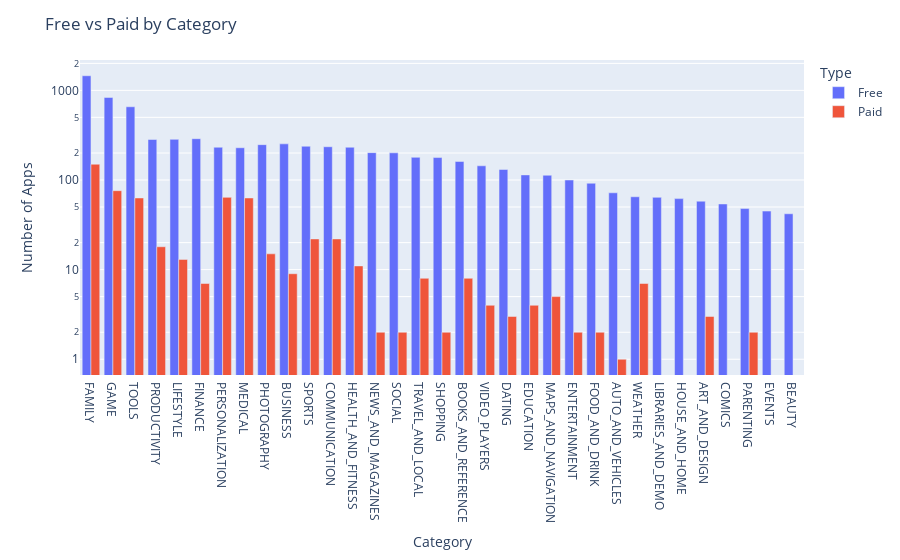

Notebook cell for this chart:
### Markdown cell above
**Challenge**: Use the plotly express bar [chart examples](https://plotly.com/python/bar-charts/#bar-chart-with-sorted-or-ordered-categories) and the [.bar() API reference](https://plotly.com/python-api-reference/generated/plotly.express.bar.html#plotly.express.bar) to create a bar chart: 

You'll want to use the `df_free_vs_paid` DataFrame that you created above that has the total number of free and paid apps per category. 

See if you can figure out how to get the look above by changing the `categoryorder` to 'total descending' as outlined in the documentation here [here](https://plotly.com/python/categorical-axes/#automatically-sorting-categories-by-name-or-total-value).

### Code cell
group_bar = px.bar(
    data_frame=df_free_vs_paid,
    x='Category',
    y='App',

    # the two arguments below work in unison; meaning that without the other, the graph
    # wouldn't show as expected.
    color='Type',
    barmode='group'     # specify that you want the graph to show as group
)

group_bar.update_layout(
    yaxis_title='Number of Apps',
    yaxis=dict(type='log'),
    xaxis=dict(categoryorder='total descending'),       # to arrange the graph descending
    title='Free vs Paid by Category'
)

group_bar.show()

### Figure 1 — Plotly figure (JSON) as saved in the notebook; plotly's stock layout.template omitted (floating-point values rounded to 4 significant figures)
{"data": [{"alignmentgroup": "True", "hovertemplate": "Type=Free<br>Category=%{x}<br>App=%{y}<extra></extra>", "legendgroup": "Free", "marker": {"color": "#636efa", "pattern": {"shape": ""}}, "name": "Free", "offsetgroup": "Free", "orientation": "v", "showlegend": true, "textposition": "auto", "type": "bar", "x": ["ART_AND_DESIGN", "AUTO_AND_VEHICLES", "BEAUTY", "BOOKS_AND_REFERENCE", "BUSINESS", "COMICS", "COMMUNICATION", "DATING", "EDUCATION", "ENTERTAINMENT", "EVENTS", "FAMILY", "FINANCE", "FOOD_AND_DRINK", "GAME", "HEALTH_AND_FITNESS", "HOUSE_AND_HOME", "LIBRARIES_AND_DEMO", "LIFESTYLE", "MAPS_AND_NAVIGATION", "MEDICAL", "NEWS_AND_MAGAZINES", "PARENTING", "PERSONALIZATION", "PHOTOGRAPHY", "PRODUCTIVITY", "SHOPPING", "SOCIAL", "SPORTS", "TOOLS", "TRAVEL_AND_LOCAL", "VIDEO_PLAYERS", "WEATHER"], "xaxis": "x", "y": [58, 72, 42, 161, 253, 54, 235, 131, 114, 100, 45, 1456, 289, 92, 834, 232, 62, 64, 284, 113, 229, 202, 48, 232, 248, 283, 178, 201, 238, 656, 179, 144, 65], "yaxis": "y"}, {"alignmentgroup": "True", "hovertemplate": "Type=Paid<br>Category=%{x}<br>App=%{y}<extra></extra>", "legendgroup": "Paid", "marker": {"color": "#EF553B", "pattern": {"shape": ""}}, "name": "Paid", "offsetgroup": "Paid", "orientation": "v", "showlegend": true, "textposition": "auto", "type": "bar", "x": ["ART_AND_DESIGN", "AUTO_AND_VEHICLES", "BOOKS_AND_REFERENCE", "BUSINESS", "COMMUNICATION", "DATING", "EDUCATION", "ENTERTAINMENT", "FAMILY", "FINANCE", "FOOD_AND_DRINK", "GAME", "HEALTH_AND_FITNESS", "LIFESTYLE", "MAPS_AND_NAVIGATION", "MEDICAL", "NEWS_AND_MAGAZINES", "PARENTING", "PERSONALIZATION", "PHOTOGRAPHY", "PRODUCTIVITY", "SHOPPING", "SOCIAL", "SPORTS", "TOOLS", "TRAVEL_AND_LOCAL", "VIDEO_PLAYERS", "WEATHER"], "xaxis": "x", "y": [3, 1, 8, 9, 22, 3, 4, 2, 150, 7, 2, 76, 11, 13, 5, 63, 2, 2, 64, 15, 18, 2, 2, 22, 63, 8, 4, 7], "yaxis": "y"}], "layout": {"barmode": "group", "legend": {"title": {"text": "Type"}, "tracegroupgap": 0}, "margin": {"t": 60}, "title": {"text": "Free vs Paid by Category"}, "xaxis": {"anchor": "y", "categoryorder": "total descending", "domain": [0, 1], "title": {"text": "Category"}}, "yaxis": {"anchor": "x", "domain": [0, 1], "title": {"text": "Number of Apps"}, "type": "log"}}}
